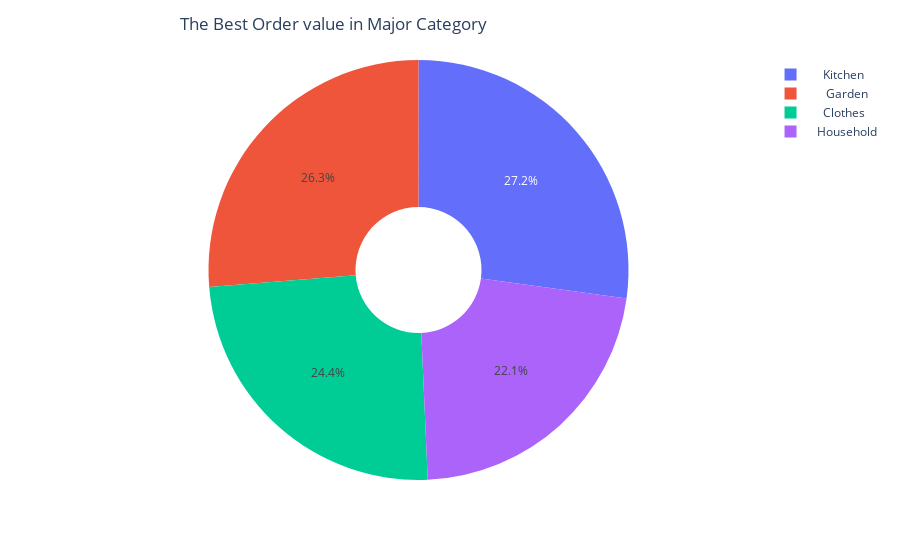

Notebook source saved alongside this figure:
### Code cell
fig = px.pie(data_frame=df_clean , names =df_clean.groupby('Major Category')['OrderValue'].sum().index
       , values = df_clean.groupby('Major Category')['OrderValue'].sum().values ,
      hole=0.3)
fig.update_layout(title_text='The Best Order value in Major Category ', title_x=0.2)
fig.show()

### Figure 1 — Plotly figure (JSON) as saved in the notebook; plotly's stock layout.template omitted (floating-point values rounded to 4 significant figures)
{"data": [{"domain": {"x": [0, 1], "y": [0, 1]}, "hole": 0.3, "hovertemplate": "label=%{label}<br>value=%{value}<extra></extra>", "labels": ["     Garden  ", "    Clothes  ", "    Kitchen  ", "  Household  "], "legendgroup": "", "name": "", "showlegend": true, "type": "pie", "values": [2931.0, 2721.0, 3028.0, 2467.0]}], "layout": {"legend": {"tracegroupgap": 0}, "margin": {"t": 60}, "title": {"text": "The Best Order value in Major Category ", "x": 0.2}}}
